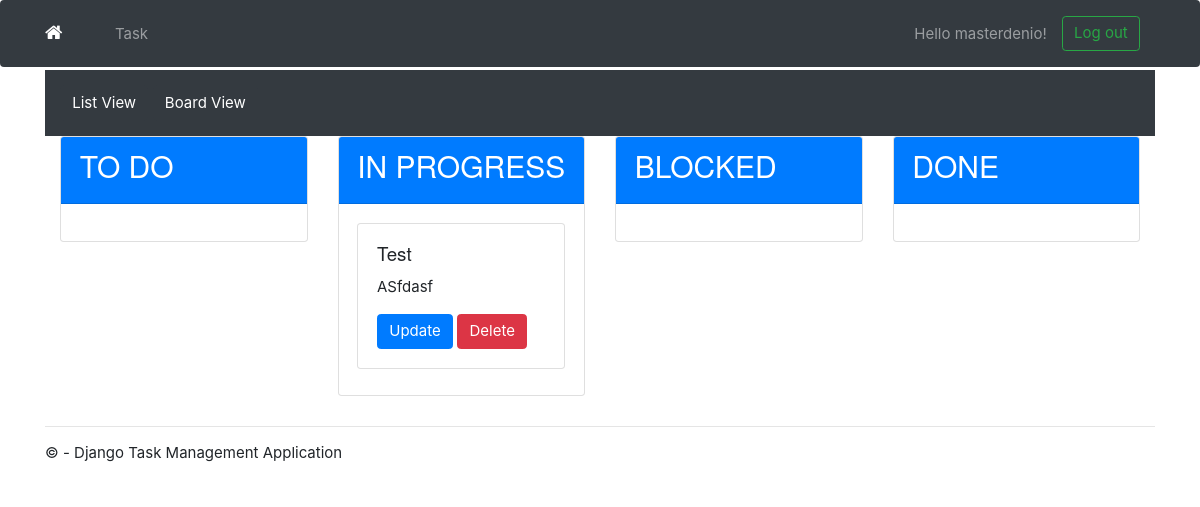
Before: /task-board/ (signed in) with the older database file.
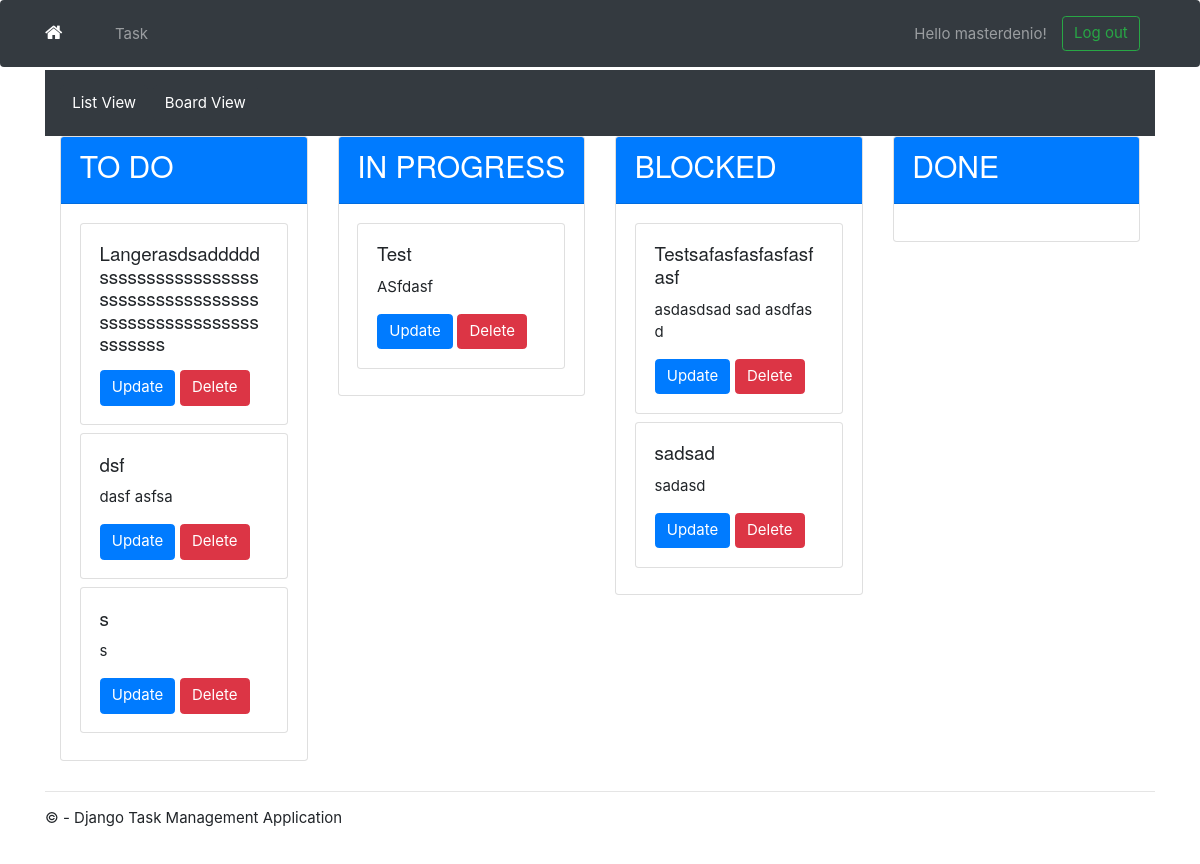
After: the same page with the newer database file.
### app/models.py (models this page shows, shortened)
class Task(models.Model):
    PRIORITY_CHOICES = [
        ('L', 'Low'),
        ('M', 'Medium'),
        ('H', 'High'),
        ('F', 'Fast Lane'),
    ]
    due_date = models.DateField(
        auto_now_add=False, auto_now=False, blank=True, null=True)
    user = models.ForeignKey(
        User, on_delete=models.CASCADE, null=True, blank=True)
    title = models.CharField(max_length=200)
    description = models.TextField(null=True, blank=True)
    complete = models.BooleanField(default=False)
    create = models.DateTimeField(auto_now_add=True)
    update = models.DateTimeField(auto_now=True)
    priority = models.CharField(
        max_length=1,
        choices=PRIORITY_CHOICES,
        default='L',
    )
    STATUS_CHOICES = [
        ('TO DO', 'To do'),
        ('IN PROGRESS', 'In progress'),
        ('BLOCKED', 'Blocked'),
        ('DONE', 'Done'),
    ]
    status = models.CharField(
        max_length=12,
        choices=STATUS_CHOICES,
        default='TO DO',
    )
    class Meta:
        ordering = ['complete']

### app/views.py (the view)
# urls.py: path('task-board/', TaskBoardView.as_view(), name='task-board'),
class TaskBoardView(LoginRequiredMixin, ListView):
    model = Task
    context_object_name = 'tasks'
    template_name = 'app/task_board.html'
    def get_context_data(self, **kwargs):
        context = super().get_context_data(**kwargs)
        context['tasks'] = context['tasks'].filter(user=self.request.user)
        context['tasks_by_status'] = {
            'TO DO': context['tasks'].filter(status='TO DO'),
            'IN PROGRESS': context['tasks'].filter(status='IN PROGRESS'),
            'BLOCKED': context['tasks'].filter(status='BLOCKED'),
            'DONE': context['tasks'].filter(status='DONE'),
        }
        return context

### app/templates/app/task_board.html (shortened to what this page needs)
{% extends 'app/layout.html' %}
{% load static %}
{% block content %}
<div class="container-fluid bg-dark text-white py-3">
    <a href="{% url 'tasks' %}" class="btn btn-dark text-white>">List View</a>
    <a href="{% url 'task-board' %}" class="btn btn-dark text-white>">Board View</a>
</div>
<div class="container-fluid">
    <div class="row">
        {% for status, tasks in tasks_by_status.items %}
            <div class="col-md-3">
                <div class="card mb-3">
                    <div class="card-header bg-primary text-white">
                        <h2>{{ status }}</h2>
                    </div>
                    <div class="card-body">
                        {% for task in tasks %}
                            <div class="card mb-2">
                                <div class="card-body">
                                    <h5 class="card-title">{{ task.title }}</h5>
                                    <p class="card-text">{{ task.description }}</p>
                                    <a href="{% url 'task-update' task.id %}" class="btn btn-primary">Update</a>
                                    <a href="{% url 'task-delete' task.id %}" class="btn btn-danger">Delete</a>
                                </div>
                            </div>
                        {% endfor %}
                    </div>
                </div>
            </div>
        {% endfor %}
    </div>
</div>
{% endblock content %}

Changed rows visible on the page:
added Task: title "Langerasdsadddddssssssssssssssssssssssssssssssssssssssssssssssssssssssssss", shown under "TO DO"
added Task: title "dsf", description "dasf asfsa", shown under "TO DO"
added Task: title "s", description "s", shown under "TO DO"
added Task: title "Testsafasfasfasfasfasf", description "asdasdsad sad asdfas d", shown under "BLOCKED"
added Task: title "sadsad", description "sadasd", shown under "BLOCKED"
